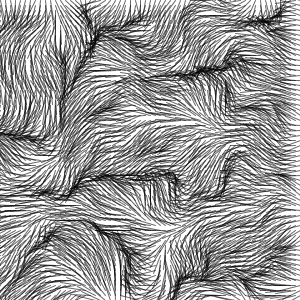
Frame 1 (no input)
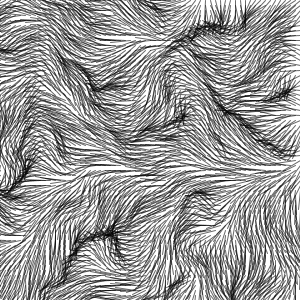
Frame 60 (the mouse pressed at the canvas centre just before this capture)
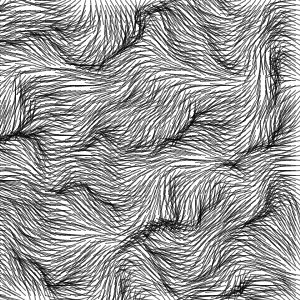
Frame 120 (the mouse held since frame 60 and released just before this capture)

The Processing sketch that drew these frames (run headless with seeded random() and noise(); from frame 60 on, the mouse is pressed at the canvas centre):

// Processing sketch: sketch_210504d
// ── sketch_210504d.pde
float xstart, xnoise, ystart, ynoise;
float xstartNoise, ystartNoise;

void setup() {
  size(300, 300);
  
  smooth();
  background(0);
  frameRate(24);
  
  xstartNoise = random(20);
  ystartNoise = random(20);
  xstart = random(10);
  ynoise = random(10);
}

void draw() {
  background(255);
  
  xstartNoise += 0.01;
  ystartNoise += 0.01;
  xstart += (noise(xstartNoise) * 0.5) - 0.25;
  ystart += (noise(ystartNoise) * 0.5) - 0.25;
  xnoise = xstart;
  ynoise = ystart;
  
  for (int y = 0; y <= height; y += 5) {
    ynoise += 0.1;
    xnoise = xstart;
    
    for (int x = 0; x <= width; x += 5) {
      xnoise += 0.1;
      drawPoint(x, y, noise(xnoise, ynoise));
    }
  }
}

void drawPoint(float x, float y, float noiseFactor) {

  pushMatrix();
  translate(x, y);
  rotate(noiseFactor * radians(360));
  stroke(0, 150);
  line(0, 0, 20, 0);
  
  //float edgeSize = noiseFactor * 35;
  //float grey = 150 + (noiseFactor * 120);
  //float alph = 150 + (noiseFactor * 120);
  
  //fill(grey, alph);
  //ellipse(0, 0, edgeSize, edgeSize/2);
  popMatrix();
}
